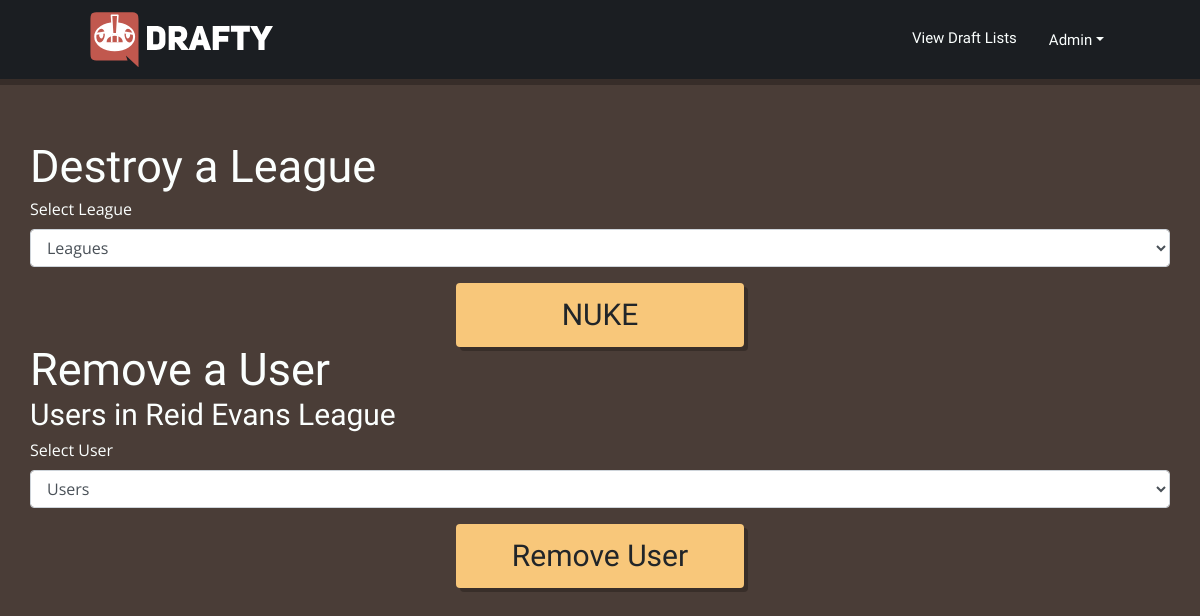
The page /manage_leagues on the database as committed earlier.
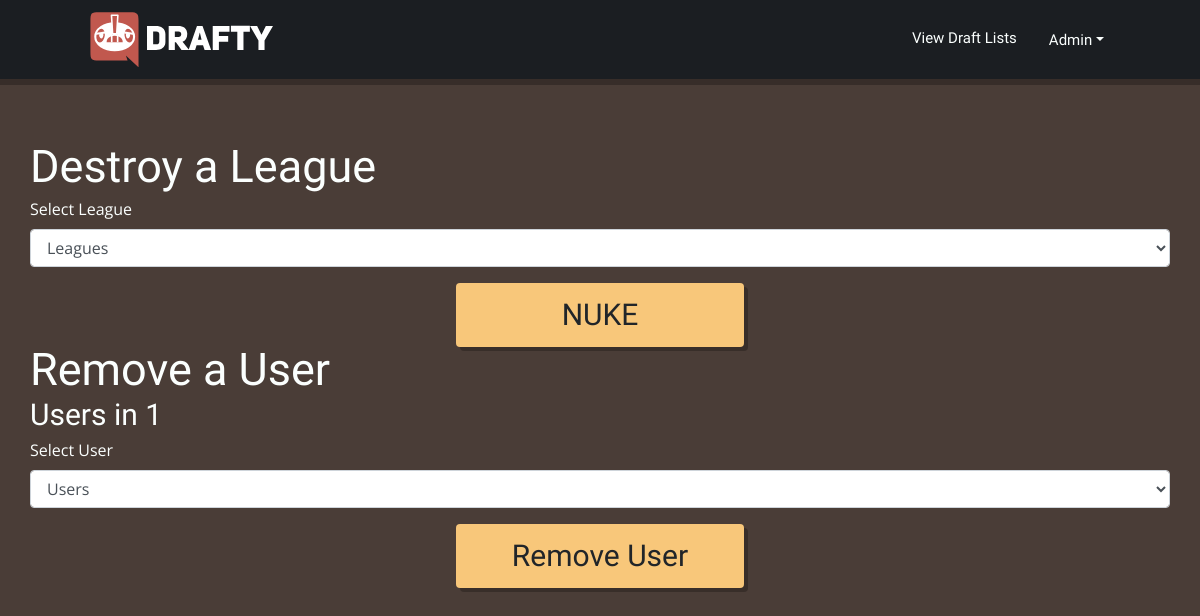
The same page on the database as committed later.
### db/py/tables.py (models this page shows)
class League(Base):
    __tablename__ = "league"
    id = Column('id', Integer, primary_key=True)
    name = Column('name', String(256), unique=True)
    format =  Column('format', String(20))
    dlist_id = Column('dlist_id', Integer, ForeignKey('draftlist.id'))
    users = relationship("User", cascade="all,delete", backref="league")
    matches_leagues = relationship("MatchLeague", cascade="all,delete", backref="league")

### web_app/__init__.py (the view, shortened to what this page needs)
@app.route('/manage_leagues', methods=["GET", "POST"])
def manage_leagues():
  q = Query(file_path)
  lgs = q.fetch_leagues()
  users = q.fetch_users()
  return render_template('./admin/manage_leagues.html', lgs=lgs, users=users)

### web_app/py/queries.py (called while the page is built)
  def fetch_leagues(self):
    lgs = session.query(League).all()
    return lgs

  def fetch_users(self):
    return session.query(User).all()

### web_app/templates/admin/manage_leagues.html (shortened to what this page needs)
{% extends "_base.html" %}
{% block body %}
<main class="contact">
  <section class="manage-league">
    <div class="container">
      <div class="row align-self-center">
        <h1>Destroy a League</h1>
      </div>
      <form action="#" method="POST">
        <div class="form-group">
        <div class="row align-self-center">
          <label>Select League</label></br>
        </div>
        <div class="row align-self-center">
          <select class="form-control" id="del-league" name="del-league" placeholder="Select a league" required>
            <option value="" selected disabled>Leagues</option>
          </select>
        </div>
      </div>
        <center><button name="del-league" type="submit" class="btn submit-league" id="submit">NUKE</button></center>
      </form>
      <div class="row align-self-center">
        <h1>Remove a User</h1>
      </div>
      <form action="#" method="POST">
        <div class="form-group">
          {% for lg in lgs %}
         <div class="row align-self-center">
        <h2>Users in {{ lg.name }}</h2>
        </div>
        <div class="row align-self-center">
          <label>Select User</label></br>
        </div>
        <div class="row align-self-center">
          <select class="form-control" id="del-user" name="del-user" placeholder="Select a user">
            <option value="" selected disabled>Users</option>
          </select>
        </div>
          <center><button name="del-user" type="submit" class="btn submit-league remove" id="submit">Remove User</button></center>
          {% endfor %}
        </div>
      </form>
    </div>
    </section>
</main>
{% endblock %}

Rows that differ between the two databases and show on the page:
changed League: name "Reid Evans League" → "1"
